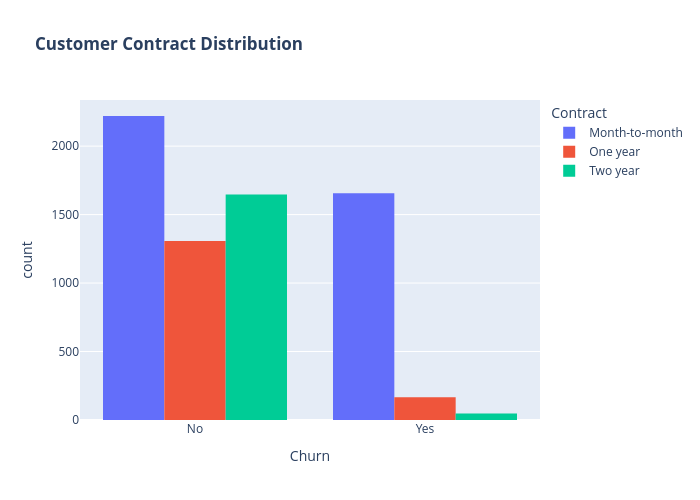

Here is the notebook cell this chart was saved with:
### Markdown cell above
```python
# plotting with target feature
sns.countplot(data=df, x='Churn')
plt.title('Count of Churn')
plt.show()
```

### Code cell
import plotly.express as px

fig = px.histogram(df, x="Churn", color="Contract", barmode="group",
                   title="<b>Customer Contract Distribution</b>",
                   labels={"Churn": "Churn", "Contract": "Contract"},
                   category_orders={"Churn": ["No", "Yes"]})  # Ensure the correct order of 'Churn' categories

fig.update_layout(width=700, height=500, bargap=0.2)
fig.show()

### Figure 1 — Plotly figure (JSON) as saved in the notebook; plotly's stock layout.template omitted (floating-point values rounded to 4 significant figures; data arrays with more than 128 entries replaced by an {"elided": "..."} marker saying what was removed)
{"data": [{"alignmentgroup": "True", "bingroup": "x", "hovertemplate": "Contract=Month-to-month<br>Churn=%{x}<br>count=%{y}<extra></extra>", "legendgroup": "Month-to-month", "marker": {"color": "#636efa", "pattern": {"shape": ""}}, "name": "Month-to-month", "offsetgroup": "Month-to-month", "orientation": "v", "showlegend": true, "type": "histogram", "x": {"elided": "3875 str values"}, "xaxis": "x", "yaxis": "y"}, {"alignmentgroup": "True", "bingroup": "x", "hovertemplate": "Contract=One year<br>Churn=%{x}<br>count=%{y}<extra></extra>", "legendgroup": "One year", "marker": {"color": "#EF553B", "pattern": {"shape": ""}}, "name": "One year", "offsetgroup": "One year", "orientation": "v", "showlegend": true, "type": "histogram", "x": {"elided": "1473 str values"}, "xaxis": "x", "yaxis": "y"}, {"alignmentgroup": "True", "bingroup": "x", "hovertemplate": "Contract=Two year<br>Churn=%{x}<br>count=%{y}<extra></extra>", "legendgroup": "Two year", "marker": {"color": "#00cc96", "pattern": {"shape": ""}}, "name": "Two year", "offsetgroup": "Two year", "orientation": "v", "showlegend": true, "type": "histogram", "x": {"elided": "1695 str values"}, "xaxis": "x", "yaxis": "y"}], "layout": {"bargap": 0.2, "barmode": "group", "height": 500, "legend": {"title": {"text": "Contract"}, "tracegroupgap": 0}, "title": {"text": "<b>Customer Contract Distribution</b>"}, "width": 700, "xaxis": {"anchor": "y", "autorange": true, "categoryarray": ["No", "Yes"], "categoryorder": "array", "domain": [0, 1], "range": [-0.5, 1.5], "title": {"text": "Churn"}, "type": "category"}, "yaxis": {"anchor": "x", "autorange": true, "domain": [0, 1], "range": [0, 2337.0], "title": {"text": "count"}}}}
